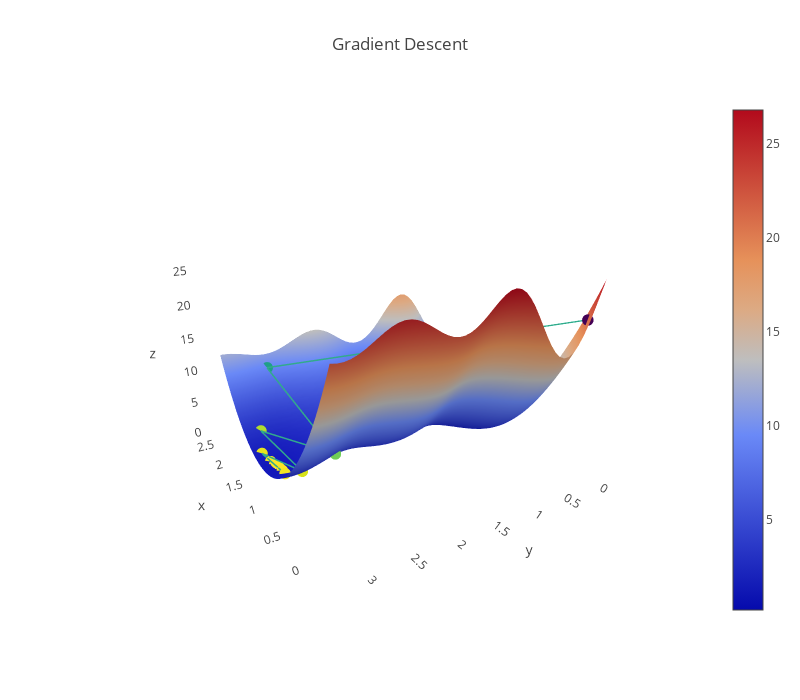

The cell this chart's notebook holds for it:
### Code cell
# Run me to see a 3D plot (gradient descent with static alpha)
plot_3d(ts[:, 0], ts[:, 1], loss, l2_loss, sin_model, x, y)
